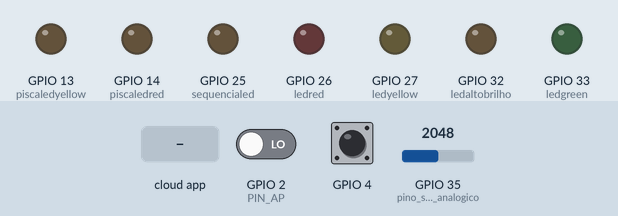
Simulated run of this sketch. Board: ESP32. On the bench: output pins drawn as LEDs (lit = HIGH). Dashed ring = blinking. Inputs (shaded band) come from the test bench; at power-on: GPIO 35 (pino_sinal_analogico) = 2048, GPIO 4 HIGH, GPIO 2 (PIN_AP) LOW. WiFi joins after 1.5 s; servers stay silent unless stated; the Firebase database answers and starts empty.

Above: at 2.7 s.
2.8 s: the phone or cloud app sets State to 1
At 5.1 s:
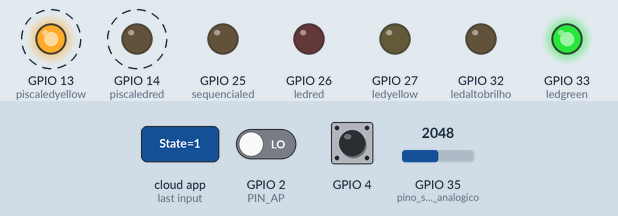
5.8 s: GPIO 35 (pino_sinal_analogico) set to 2729
8.8 s: GPIO 35 (pino_sinal_analogico) set to 2842
At 11.6 s:
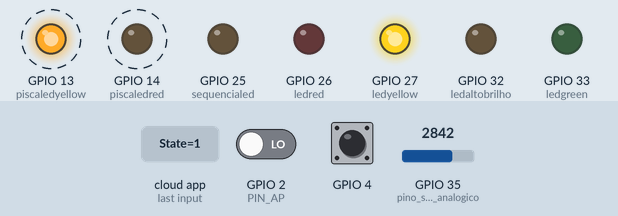
11.8 s: the phone or cloud app sets StateLed to 1
At 14.6 s:
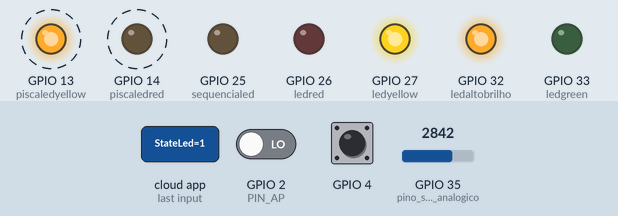
14.8 s: GPIO 4 pulled LOW for 3.2 s
At 17.9 s:
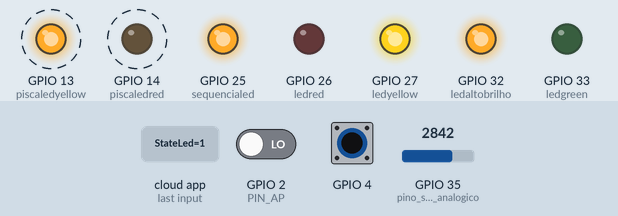
19.5 s: GPIO 35 (pino_sinal_analogico) set to 2760
At 21.6 s:
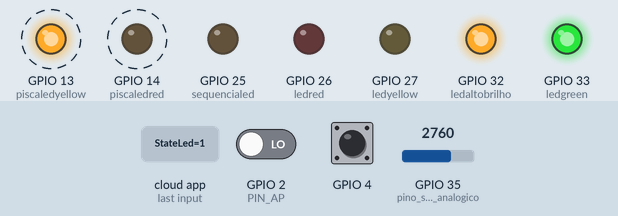
Timing chart, 0 to 23.5 s (numbered marks = the images above; inputs shaded):
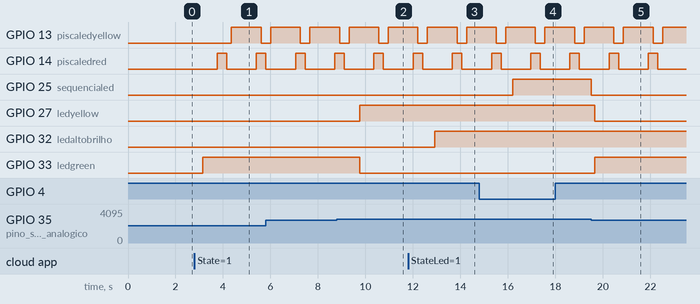

The sketch:

humidadeSolo.ino
```cpp
#if defined(ESP8266)
#include <ESP8266WiFi.h> //ESP8266 Core WiFi Library
#else
#include <WiFi.h>      //ESP32 Core WiFi Library
#endif

#if defined(ESP8266)
#include <ESP8266WebServer.h> //Local WebServer used to serve the configuration portal
#else
#include <WebServer.h> //Local WebServer used to serve the configuration portal ( https://github.com/zhouhan0126/WebServer-esp32 )
#endif

#include <DNSServer.h> //Local DNS Server used for redirecting all requests to the configuration portal ( https://github.com/zhouhan0126/DNSServer---esp32 )
#include <WiFiManager.h>   // WiFi Configuration Magic ( https://github.com/zhouhan0126/WIFIMANAGER-ESP32 ) >> https://github.com/tzapu/WiFiManager (ORIGINAL)

#include <IOXhop_FirebaseESP32.h>
#define FIREBASE_HOST "esp32-higronometro.firebaseio.com/"
#define FIREBASE_AUTH "SzIyGCHCyd54SA60PcM5edEKkZUF0HF93gMFCzft"
const int PIN_AP = 2;
#define pino_sinal_analogico 35
const int ledgreen = 33;
const int ledred = 26;
const int ledyellow = 27;
const int piscaledred=14;
const int piscaledyellow= 13;
const int sequencialed = 25;
const int ledaltobrilho = 32;
int valor_analogico;
int porcentagem;
int i =5;
String data;
String espaco ="  ", simbolo = "%";
void setup()
{
  pinMode(PIN_AP, INPUT);
  Serial.begin(115200);
  pinMode(ledgreen,OUTPUT);
  pinMode(ledyellow,OUTPUT);
  pinMode(ledred,OUTPUT);
  pinMode(piscaledred,OUTPUT);
  pinMode(piscaledyellow,OUTPUT);
  pinMode(sequencialed,OUTPUT);
  pinMode(ledaltobrilho,OUTPUT);

  //declaração do objeto wifiManager
  WiFiManager wifiManager;

  //utilizando esse comando, as configurações são apagadas da memória
  //caso tiver salvo alguma rede para conectar automaticamente, ela é apagada.
//  wifiManager.resetSettings();

//callback para quando entra em modo de configuração AP
  wifiManager.setAPCallback(configModeCallback);
//callback para quando se conecta em uma rede, ou seja, quando passa a trabalhar em modo estação
  wifiManager.setSaveConfigCallback(saveConfigCallback);

//cria uma rede de nome ESP_AP com senha 12345678
  wifiManager.autoConnect("ESP_AP","12345678");
  Firebase.begin(FIREBASE_HOST, FIREBASE_AUTH);
}


void loop()
{
  if ( digitalRead(PIN_AP) == HIGH )
   {
      WiFiManager wifiManager;
      if(!wifiManager.startConfigPortal("ESP_AP", "12345678") )
      {
        delay(2000);
        ESP.restart();
      }
    }
    if (Firebase.failed()) {
      return;
   }
  if(Firebase.getInt("/State")==1){


   if(Firebase.getInt("/StateLed")==1)
  {
    digitalWrite(ledaltobrilho,HIGH);
  }else
  {
    digitalWrite(ledaltobrilho,LOW);
  }
    if(touchRead(4)<15)
 {
  digitalWrite(sequencialed,HIGH);
 }else
 {
  digitalWrite(sequencialed,LOW);
 }
  //Le o valor do pino A0 do sensor
  valor_analogico = analogRead(pino_sinal_analogico);

  //Mostra o valor da porta analogica no serial monitor

  //Solo umido, acende o led verde
  data = Firebase.getString("/Date");
  if (valor_analogico== 4095)
  {
    AcenderRed();
    porcentagem=0;

  }
  if(valor_analogico<3800 && valor_analogico>3300)
  {
    AcenderRed();
    porcentagem=25;
  }

  //Solo com umidade moderada, acende led amarelo
  if (valor_analogico <3300 && valor_analogico>2800)
  {
    AcenderYellow();
    porcentagem=50;
  }
  if (valor_analogico <2800 && valor_analogico>2550)
  {
    AcenderGreen();
    porcentagem=75;
  }

  //Solo seco, acende led vermelho
  if (valor_analogico <2550)
  {
    AcenderGreen();
    porcentagem=100;
  }

  Firebase.setInt("HumidityValue",porcentagem);
  Firebase.setInt("AnalogValue", valor_analogico);
  Firebase.push("HumidityList",porcentagem + simbolo + espaco + data);
  Firebase.push("AnalogList", valor_analogico + espaco + data);

  PiscaLedRed();
  delay(200);
  PiscaLedYellow();
  }else
  {
    digitalWrite(ledgreen,LOW);
    digitalWrite(ledyellow,LOW);
    digitalWrite(ledred,LOW);
    digitalWrite(piscaledred,LOW);
    digitalWrite(piscaledyellow,LOW);
    digitalWrite(sequencialed,LOW);
    digitalWrite(ledaltobrilho,LOW);
  }
}

//callback que indica que o ESP entrou no modo AP
void configModeCallback (WiFiManager *myWiFiManager) {
  Serial.println("Entrou no modo de configuração");
  Serial.println(WiFi.softAPIP()); //imprime o IP do AP
  Serial.println(myWiFiManager->getConfigPortalSSID()); //imprime o SSID criado da rede

}
//callback que indica que salvamos uma nova rede para se conectar (modo estação)
void saveConfigCallback () {
  Serial.println("Configuração salva");
}
void AcenderGreen()
{
  digitalWrite(ledgreen,HIGH);
  digitalWrite(ledred,LOW);
  digitalWrite(ledyellow,LOW);
}
void AcenderRed()
{
digitalWrite(ledred,HIGH);
digitalWrite(ledgreen,LOW);
digitalWrite(ledyellow,LOW);
}
void AcenderYellow()
{
  digitalWrite(ledyellow,HIGH);
  digitalWrite(ledgreen,LOW);
  digitalWrite(ledred,LOW);
}
void PiscaLedYellow()
{
  digitalWrite(piscaledred,LOW);
  delay(200);
  digitalWrite(piscaledyellow,HIGH);
}
void PiscaLedRed()
{
  digitalWrite(piscaledred,HIGH);
  delay(200);
  digitalWrite(piscaledyellow,LOW);
}
```

Measured:
- the behaviour switches between 2800 and 2801 on GPIO 35 (pino_sinal_analogico) (found by bisection; images 1 and 2)
- after the input at 2.8 s, GPIO 13 (piscaledyellow): LOW → HIGH after 1.6 s, → LOW 1.3 s later; GPIO 14 (piscaledred): LOW → HIGH after 0.96 s, → LOW 0.40 s later, → HIGH 1.3 s later; GPIO 33 (ledgreen): LOW → HIGH after 0.36 s
- after the input at 8.8 s, GPIO 27 (ledyellow): LOW → HIGH after 0.96 s; GPIO 33 (ledgreen): HIGH → LOW after 0.96 s
- after the input at 11.8 s, GPIO 32 (ledaltobrilho): LOW → HIGH after 1.1 s
- after the input at 14.8 s, GPIO 25 (sequencialed): LOW → HIGH after 1.4 s
- after the input at 19.5 s, GPIO 27 (ledyellow): HIGH → LOW after 0.16 s; GPIO 33 (ledgreen): LOW → HIGH after 0.16 s
